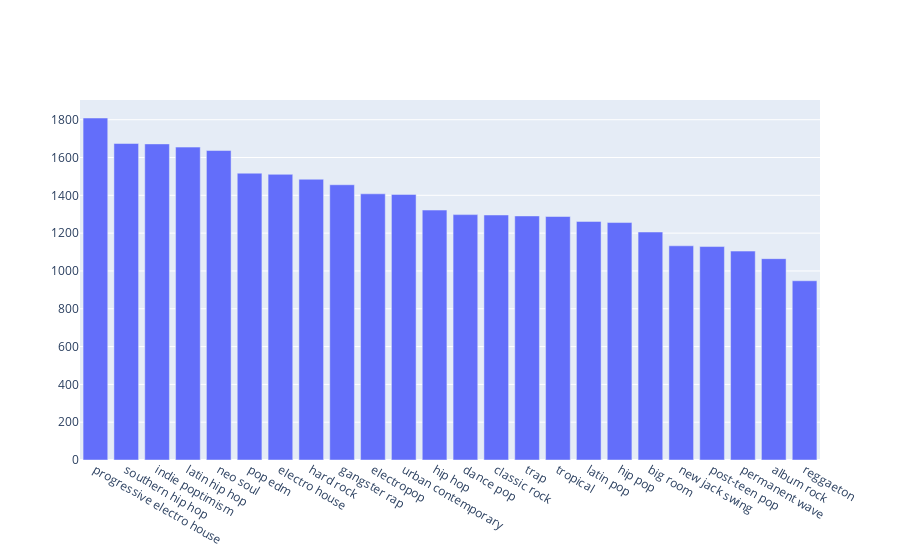

The notebook cell saved with this chart:
### Code cell
import plotly.graph_objects as go

count_data = data['playlist_subgenre'].value_counts()

fig = go.Figure(data=[go.Bar(
    x=count_data.index,  # Categories 
    y=count_data.values  # Counts 
)])

fig.show()

### Figure 1 — Plotly figure (JSON) as saved in the notebook; plotly's stock layout.template omitted (floating-point values rounded to 4 significant figures)
{"data": [{"type": "bar", "x": ["progressive electro house", "southern hip hop", "indie poptimism", "latin hip hop", "neo soul", "pop edm", "electro house", "hard rock", "gangster rap", "electropop", "urban contemporary", "hip hop", "dance pop", "classic rock", "trap", "tropical", "latin pop", "hip pop", "big room", "new jack swing", "post-teen pop", "permanent wave", "album rock", "reggaeton"], "y": [1809, 1674, 1672, 1655, 1637, 1517, 1511, 1485, 1456, 1408, 1405, 1322, 1298, 1296, 1291, 1288, 1262, 1256, 1206, 1133, 1129, 1105, 1065, 948]}], "layout": {}}
